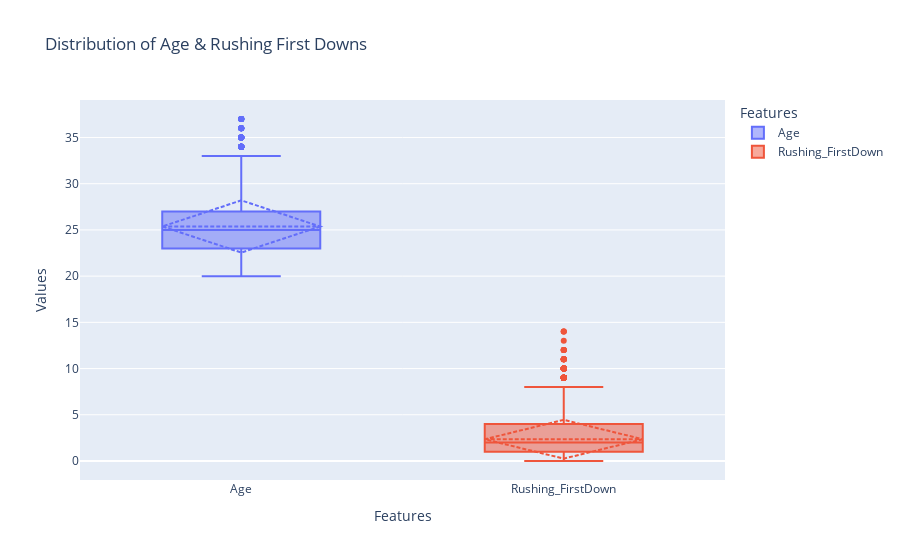
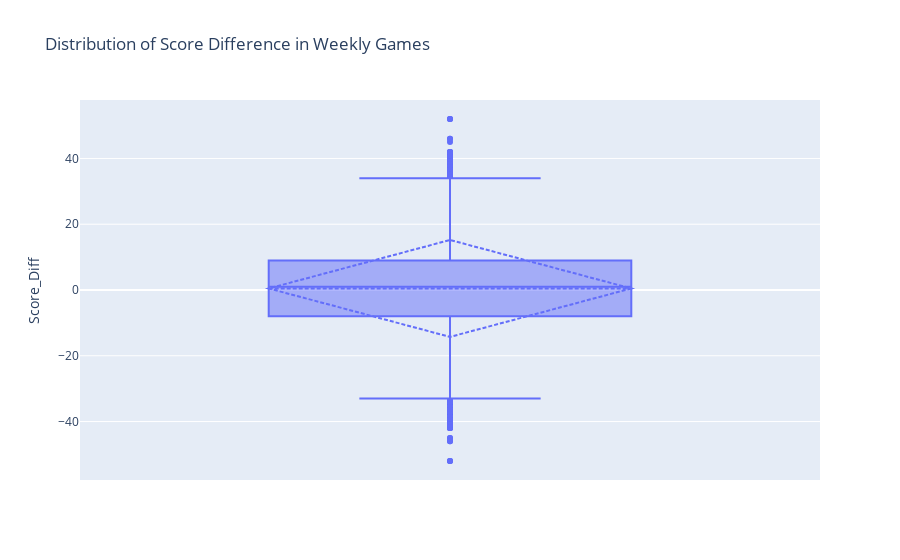
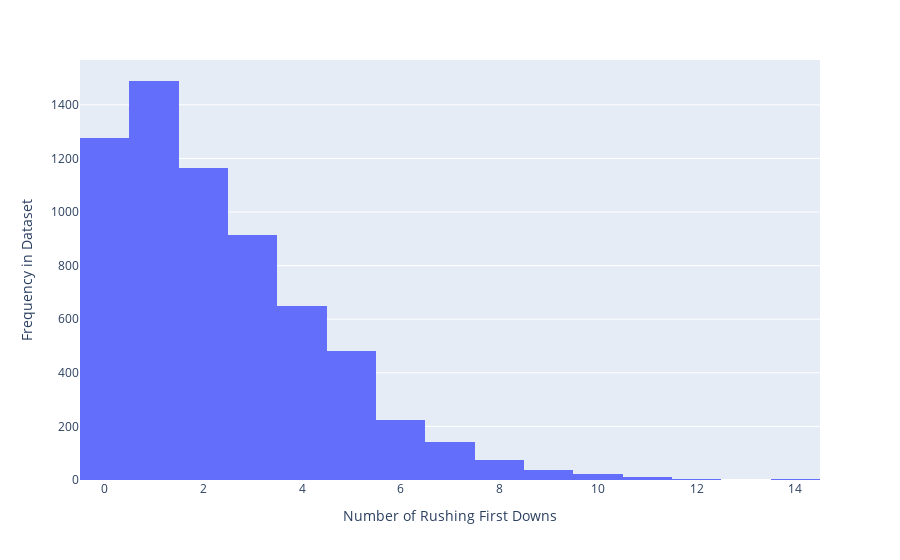
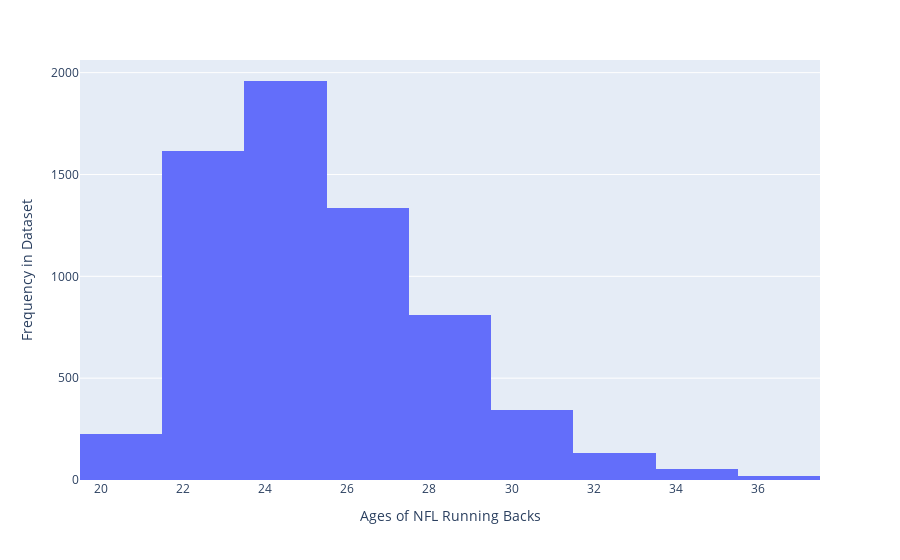

The code cell stored with these charts, in order, in its notebook:
### Markdown cell above
### Dataset Cleaning and Data Visualization

assign_year_season(): Method handled 'duplicate' rows where week, year and player are identical but month differs.  It attributes all January games played to the previous year to reflect that the season started in the prior year

Rolling Averages were created for both rush attempts and yards per carry to obtain a better baseline of running back's usage throughout the season and grouped by player and year<br>
    Rush Attempts: 3 week rolling average deployed to ensure stronger signal and show realistic wear trends <br>
    Yards Per Carry (YPC): 2 week rolling average established to avoid overfitting model and better react to changes in performance <br>
    Applied filter to ensure rush attempts and yards per carry are positive.  Negative values of these filters introduce unnecessary noise <br>

Plotly Express is implemented to visualize features of this dataset in both boxplots and histograms.  This library is implemented to help levearge its interactive features, allowing cursor to hover over different areas of the plot for specific datapoints.  The documentation is referenced for boxplots, where the trace feature is used to display the mean and standard deviation of the specified features in additon to standard outputs of min, max, median, IQR typically revealed for these plots <br>

Binning helps place potentially predictive features of age, rushing first downs score difference into buckets.
    This simplifies ability to recognize patterns and see trends.  The number of buckets for the different features were largely influenced by results from the boxplots and histograms made earlier <br>
        Age: The term 'running back cliff' gets referenced frequently by NFL analysts due to industry-perceived trend that NFL running backs slow down production once they reach the age of 28.  Based on the dataset, most weekly statistics were captured from players aging from 22-27.  Four bins were established for players to help separate this large overlap into more defined sub-groups in order to see whether model training reveals importance of specific age groups <br>
        Rushing First Downs: This feature can shed some light on game script narratives, where coaching staff may be more likely to give a specific player more carries after helping the offense make first downs on potentially game critical plays <br>  
        Score Difference: Another feature that could have high feature importance once model testing arrives.  If the player's team is significantly behind or ahead, this could certainly influence decisions on which running backs get more playing time compared to when the game comes down to the final seconds.  Five buckets are made to classify whether game was blowout (win or loss), moderate (win or loss) and when the game falls within a single touchdown (7pts)
    


References:<br>
 - [Binning](https://www.geeksforgeeks.org/machine-learning/what-is-feature-engineering/) <br>
 - [Plotly Express - General](https://plotly.com/python/)<br>
 - [Plotly Graphing - Boxplots](https://plotly.com/python/box-plots)

### Code cell
#Handling cases where'duplicate' of week/year/player exist but month differs
def assign_year_season(row):
    month = int(row['Month_Day'].split('-')[0])
    year = row['Year']
    return year - 1 if month == 1 else year
weekly_stats_clean2['Year'] = weekly_stats_clean2.apply(assign_year_season, axis=1)

#Creating Rolling Averages for Rushing Attempts, Yards Per Carry and Rushing Yards
weekly_stats_clean2 = weekly_stats_clean2.sort_values(['Year', 'Week', 'Player'])
weekly_stats_clean2['Rolling_Avg_Rush_Att'] = weekly_stats_clean2.groupby(['Player', 'Year'])['Rushing_Att'].transform(lambda x: x.shift(1).rolling(window=3, min_periods=1).mean())
weekly_stats_clean2['Rolling_Avg_YPC'] = weekly_stats_clean2.groupby(['Player', 'Year'])['Rushing_YPC'].transform(lambda x: x.shift(1).rolling(window=3, min_periods=1).mean())
weekly_stats_clean2['Rolling_Avg_RushYds'] = weekly_stats_clean2.groupby(['Player', 'Year'])['Rushing_Yds'].transform(lambda x: x.shift(1).rolling(window=3, min_periods=1).mean())
#Filtering out null rows, where rush attempts or yards per carry may be null or negative
weekly_stats_clean2 = weekly_stats_clean2[(weekly_stats_clean2['Rolling_Avg_Rush_Att'] > 0) &
                                          (weekly_stats_clean2['Rolling_Avg_YPC'] > 0) &
                                          (weekly_stats_clean2['Rushing_Yds'] > 0)]

#Verifying no data leakage with rolling average
#print(weekly_stats_clean2[['Player', 'Week', 'Rushing_YPC', 'Rolling_Avg_YPC-2WK']].sort_values(['Player', 'Week']).head(20))


#Ensures no null values
weekly_stats_clean2 = weekly_stats_clean2[weekly_stats_clean2['Rolling_Avg_YPC'].notna()]



#Defines Performance Dip as a weekly rushing YPC that is 15% less than rolling average of prior three weeks
#weekly_stats_clean2['Performance_Dip'] = np.where(weekly_stats_clean2['Performance_Delta'] / weekly_stats_clean2['Rolling_Avg_YPC'] < 0.85, 1, 0)

import plotly.express as px  
#Boxplots of Age and Rushing First Downs
cols = ['Age', 'Rushing_FirstDown']
df_1 = weekly_stats_clean2[cols].melt(var_name='Features', value_name='Values')
fig = px.box(df_1, x='Features', y="Values", 
             title= 'Distribution of Age & Rushing First Downs', points = "outliers", color='Features')
fig.update_traces(boxmean = 'sd')
fig.show()

#Boxplot of Score Difference
fig = px.box(weekly_stats_clean2['Score_Diff'], y='Score_Diff',
             title='Distribution of Score Difference in Weekly Games',
             points = 'outliers')
fig.update_traces(boxmean = 'sd', name='Score Difference')
fig.show()

#Histogram of Rushing First Downs
fig = px.histogram(weekly_stats_clean2['Rushing_FirstDown'], 
                   x='Rushing_FirstDown', nbins=15)
fig.update_layout(xaxis_title ='Number of Rushing First Downs',
                  yaxis_title='Frequency in Dataset')
fig.show()


#Histogram of Player Age
fig = px.histogram(weekly_stats_clean2, 
                   x='Age', nbins=15)
fig.update_layout(xaxis_title ='Ages of NFL Running Backs',
                  yaxis_title='Frequency in Dataset')
fig.show()

## Binning
#Binning Age Group to discrete bins
#print(f"Age Distribution: {weekly_stats_clean2['Age'].describe()}")
age_bins = [19, 23, 25, 27, 40]
age_labels = [0, 1, 2, 3] # Numeric in order to utilize in models
age_label_map = {0: '20-23', 1:'24-25', 2: '26-27', 3: '28-37'} #Key value pair to help keep track of what numbers represent
weekly_stats_clean2['Age_Group'] = pd.cut(weekly_stats_clean2['Age'],bins=age_bins, labels=age_labels, right=False)
#print(f"Score difference distribution: {weekly_stats_clean2['Score_Diff'].describe()}")
#Binning score difference since broad range of scores can be further classified into 5 main categories
scoreDiff_bins = [-54, -14, -7, 7, 14, 54]
scoreDiff_labels = [0, 1, 2, 3, 4] #Numeric to simply and utilize input in models
scoreDiff_label_map = {0: 'Blowout Loss (> 14pts)', 1: 'Moderate Loss (8-14 pts)', 2: 'Close Game (Within 1 TD', 3: 'Moderate Win (8-14pts)', 4: 'Blowout Win (> 14 pts)'}
weekly_stats_clean2['Score_Diff_Bin'] = pd.cut(weekly_stats_clean2['Score_Diff'],bins=scoreDiff_bins, labels=scoreDiff_labels, right=False)
#Binning Rushing First Down
rush_1D_bins = [0, 1, 2, 3, 4, 16]
rush_1D_labels = [0, 1, 2, 3, 4]
rush_label_map = {0: '0', 1: '1', 2: '2', 3: '3-4', 4:'5-16'}
weekly_stats_clean2['Rushing_FirstDown_Bin'] = pd.cut(weekly_stats_clean2['Rushing_FirstDown'],bins=rush_1D_bins, labels=rush_1D_labels, right=False)
#Confirming binning applied above did not leave any null values in rows
column_null = weekly_stats_clean2.isna().any()
#print(column_null)

### Figure 1 — Plotly figure (JSON) as saved in the notebook; plotly's stock layout.template omitted (floating-point values rounded to 4 significant figures; data arrays with more than 128 entries replaced by an {"elided": "..."} marker saying what was removed)
{"data": [{"alignmentgroup": "True", "boxmean": "sd", "boxpoints": "outliers", "hovertemplate": "Features=%{x}<br>Values=%{y}<extra></extra>", "legendgroup": "Age", "marker": {"color": "#636efa"}, "name": "Age", "notched": false, "offsetgroup": "Age", "orientation": "v", "showlegend": true, "type": "box", "x": {"elided": "6495 str values"}, "x0": " ", "xaxis": "x", "y": {"elided": "6495 float values"}, "y0": " ", "yaxis": "y"}, {"alignmentgroup": "True", "boxmean": "sd", "boxpoints": "outliers", "hovertemplate": "Features=%{x}<br>Values=%{y}<extra></extra>", "legendgroup": "Rushing_FirstDown", "marker": {"color": "#EF553B"}, "name": "Rushing_FirstDown", "notched": false, "offsetgroup": "Rushing_FirstDown", "orientation": "v", "showlegend": true, "type": "box", "x": {"elided": "6495 str values"}, "x0": " ", "xaxis": "x", "y": {"elided": "6495 float values"}, "y0": " ", "yaxis": "y"}], "layout": {"boxmode": "overlay", "legend": {"title": {"text": "Features"}, "tracegroupgap": 0}, "title": {"text": "Distribution of Age & Rushing First Downs"}, "xaxis": {"anchor": "y", "categoryarray": ["Age", "Rushing_FirstDown"], "categoryorder": "array", "domain": [0, 1], "title": {"text": "Features"}}, "yaxis": {"anchor": "x", "domain": [0, 1], "title": {"text": "Values"}}}}

### Figure 2 — Plotly figure (JSON) as saved in the notebook; plotly's stock layout.template omitted (floating-point values rounded to 4 significant figures; data arrays with more than 128 entries replaced by an {"elided": "..."} marker saying what was removed)
{"data": [{"alignmentgroup": "True", "boxmean": "sd", "boxpoints": "outliers", "hovertemplate": "Score_Diff=%{y}<extra></extra>", "legendgroup": "", "marker": {"color": "#636efa"}, "name": "Score Difference", "notched": false, "offsetgroup": "", "orientation": "v", "showlegend": false, "type": "box", "x0": " ", "xaxis": "x", "y": {"elided": "6495 int values"}, "y0": " ", "yaxis": "y"}], "layout": {"boxmode": "group", "legend": {"tracegroupgap": 0}, "title": {"text": "Distribution of Score Difference in Weekly Games"}, "xaxis": {"anchor": "y", "domain": [0, 1]}, "yaxis": {"anchor": "x", "domain": [0, 1], "title": {"text": "Score_Diff"}}}}

### Figure 3 — Plotly figure (JSON) as saved in the notebook; plotly's stock layout.template omitted (floating-point values rounded to 4 significant figures; data arrays with more than 128 entries replaced by an {"elided": "..."} marker saying what was removed)
{"data": [{"bingroup": "x", "hovertemplate": "Rushing_FirstDown=%{x}<br>count=%{y}<extra></extra>", "legendgroup": "", "marker": {"color": "#636efa", "pattern": {"shape": ""}}, "name": "", "nbinsx": 15, "orientation": "v", "showlegend": false, "type": "histogram", "x": {"elided": "6495 float values"}, "xaxis": "x", "yaxis": "y"}], "layout": {"barmode": "relative", "legend": {"tracegroupgap": 0}, "margin": {"t": 60}, "xaxis": {"anchor": "y", "domain": [0, 1], "title": {"text": "Number of Rushing First Downs"}}, "yaxis": {"anchor": "x", "domain": [0, 1], "title": {"text": "Frequency in Dataset"}}}}

### Figure 4 — Plotly figure (JSON) as saved in the notebook; plotly's stock layout.template omitted (floating-point values rounded to 4 significant figures; data arrays with more than 128 entries replaced by an {"elided": "..."} marker saying what was removed)
{"data": [{"bingroup": "x", "hovertemplate": "Age=%{x}<br>count=%{y}<extra></extra>", "legendgroup": "", "marker": {"color": "#636efa", "pattern": {"shape": ""}}, "name": "", "nbinsx": 15, "orientation": "v", "showlegend": false, "type": "histogram", "x": {"elided": "6495 int values"}, "xaxis": "x", "yaxis": "y"}], "layout": {"barmode": "relative", "legend": {"tracegroupgap": 0}, "margin": {"t": 60}, "xaxis": {"anchor": "y", "domain": [0, 1], "title": {"text": "Ages of NFL Running Backs"}}, "yaxis": {"anchor": "x", "domain": [0, 1], "title": {"text": "Frequency in Dataset"}}}}
